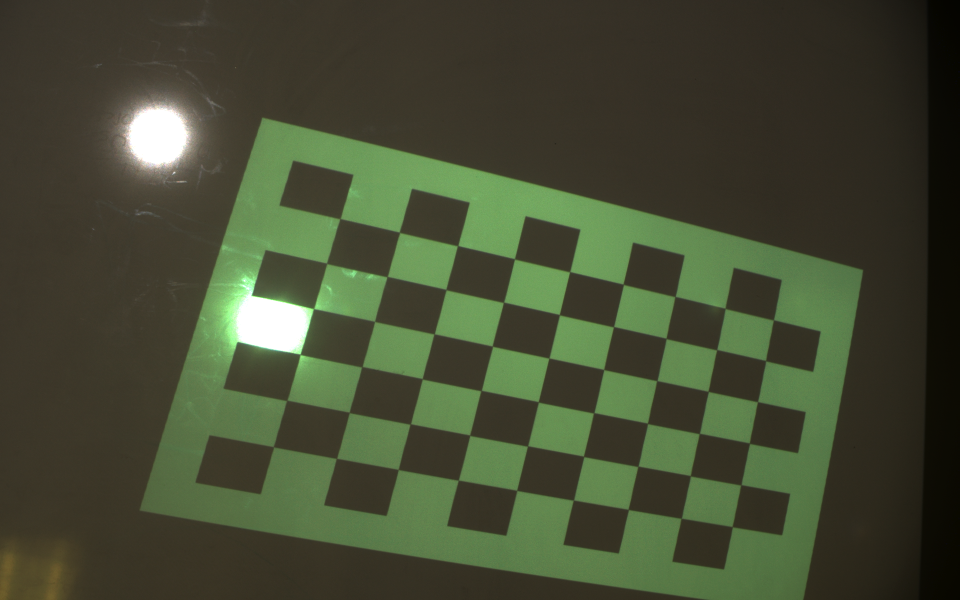
#> input picture projector-calibration/captured_images/1.png, 1920 x 1200 px (shown at 1/2 size); its folder holds only this picture in this run
$ python ProjectorCalibrate.py
#> lines starting #> are read from the running program, lines starting #| are printed output that depends on the picture
import numpy as np
import cv2
import os
import zivid
from scipy.interpolate import griddata
import glob
import random
np.set_printoptions(suppress=True)


class ProjectorCalibrate:

    def __init__(self, cols, rows, images, zdf, camera_intrinsics, distortion_coeffsients, projector_res_width, projector_res_height,method = 'corner', images_to_iterate = None, flags= None, number_shuffled_iteration = 3, number_under_len = 3, square_size = 90, interpolate_method = 'nearest', interpolate_number=20):
        self.cols = cols
        self.rows = rows
        self.images = images
        self.images_to_iterate = len(images) if images_to_iterate == None else images_to_iterate
        self.zdf = zdf
        self.method = method
        self.camera_intrinsics = camera_intrinsics
        self.distortion_coeffsients = distortion_coeffsients
        self.flags = flags
        self.checkerboard = (cols, rows)
        self.criteria = (cv2.TERM_CRITERIA_EPS + cv2.TERM_CRITERIA_MAX_ITER, 30, 0.001)
        self.projector_res_width = projector_res_width
        self.projector_res_height = projector_res_height
        self.square_size = square_size
        self.interpolate_method = interpolate_method
        self.interpolate_number = interpolate_number
        self.number_shuffled_iteration = number_shuffled_iteration
        self.number_under_len = number_under_len

    def Find_Chess_Board_Corners(self, fname):
#> called with fname = 0
        img = cv2.imread(self.images[fname])
#> img is the input picture: shape (1200, 1920, 3); mean B, G, R 51.6, 75.9, 68.6
        gray = cv2.cvtColor(img,cv2.COLOR_BGR2GRAY)
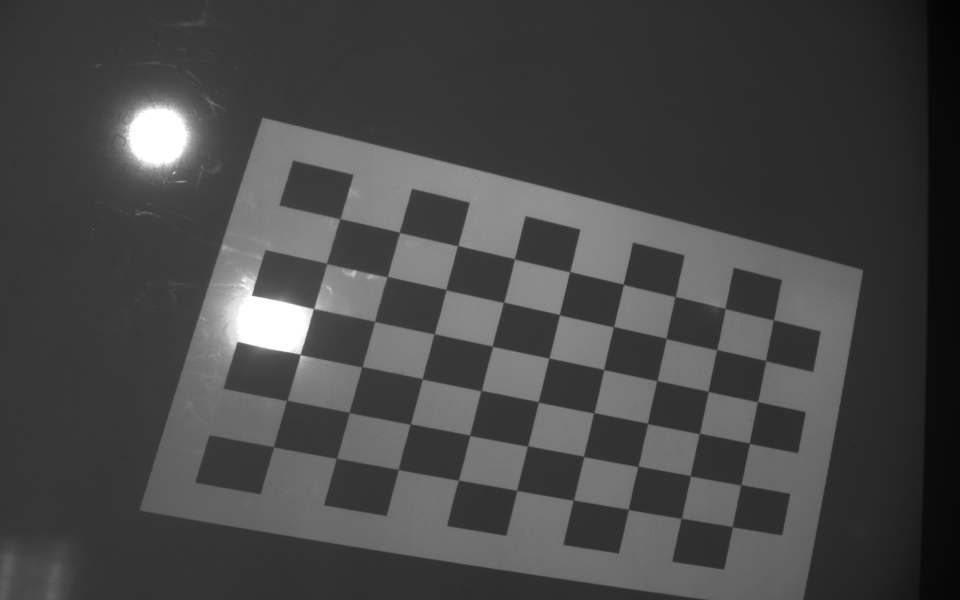
#> gray: shape (1200, 1920) (shown at 1/2 size); min 3, max 255, mean 70.9
        ret, corners = cv2.findChessboardCorners(gray, self.checkerboard, cv2.CALIB_CB_ADAPTIVE_THRESH + cv2.CALIB_CB_FAST_CHECK + cv2.CALIB_CB_NORMALIZE_IMAGE)
#> ret = True; corners = 54 rows, first 8: [681.8, 437], [798.4, 463.6], [915.5, 492], [1028.9, 516.8], [1139.9, 543.7], [1247.7, 567], [1350.5, 593.5], [1449.5, 623]
        if ret == True:
            corners2 = cv2.cornerSubPix(gray, corners, (11,11),(-1,-1), self.criteria)
#> corners2 = 54 rows, first 8: [680.6, 437.7], [799.4, 465.1], [915.8, 491.7], [1029.4, 518.2], [1139.8, 543.9], [1246.9, 569], [1350.5, 593.5], [1450.7, 617]

            return True, corners2, img
        if ret == False:
            print("No found corners in frame: ", self.images[fname])
            return False

    def Load_Zdf_Frames(self, fname):
        app = zivid.Application()
        frame = zivid.Frame(self.zdf[fname])
        point_cloud = frame.get_point_cloud().to_array()
        xyz = np.dstack([point_cloud["x"], point_cloud["y"], point_cloud["z"]])
        return xyz

    # [50 lines left out: functions Find_Center_Of_4_Coordinates, Save_Projector_Image_Coordinates, Interpolate_xyz, Re_Projection_Error, not called in this run]


    def ProjectorCalibrate(self):
        P_p_2d = []
        P_c_2d = []
        P_3d   = []
        P_3d_all = []
        P_3d_obj = []
        nan_pixels = 0

        for fname in range (0, self.images_to_iterate):
            P_3d = []
            corners2 = self.Find_Chess_Board_Corners(fname)[1]
            xyz = self.Load_Zdf_Frames(fname)
            if self.Find_Chess_Board_Corners(fname)[0] == True:
                print("Found corners in frame: ", self.images[fname])
                if self.method == "center":
                    corners2 = self.Find_Center_Of_4_Coordinates(corners2)
                    corners2 = np.reshape(corners2,((self.cols-1)*(self.rows-1),1,2))
                    P_p_2d.append(self.Find_Center_Of_4_Coordinates(self.Save_Projector_Image_Coordinates()))
                elif self.method == "corner":
                    P_p_2d.append(self.Save_Projector_Image_Coordinates())
                else:
                    print("Wrong method: Try center or corner.")
                P_c_2d.append(corners2)
                for i in range(len(corners2)):
                    if np.isnan(xyz[int(corners2[i][0][1])][int(corners2[i][0][0])]).any() == True:
                        nan_pixels += 1
                        P_3d.append(self.Interpolate_xyz(xyz,int(corners2[i][0][0]),int(corners2[i][0][1])))
                    else:
                        P_3d.append(xyz[int(corners2[i][0][1])][int(corners2[i][0][0])])

            P_3d_all.append(P_3d)
            P_3d_t = np.transpose(P_3d)
            centroid = np.average(P_3d_t,axis = 1)
            P_3d_c = (P_3d_t.T-np.average(P_3d_t,axis = 1)).T
            u, s, vh = np.linalg.svd(P_3d_c)
            P_3d_rotate_t = np.dot(np.transpose(u), P_3d_c)
            P_3d_obj.append(P_3d_rotate_t.T)

        P_3d_obj_plan = P_3d_obj

        P_3d_obj_plan = np.asarray(P_3d_obj_plan)
        P_3d_all = np.asarray(P_3d_all)
        P_3d_obj = np.asarray(P_3d_obj)
        P_p_2d = np.asarray(P_p_2d)
        P_c_2d = np.asarray(P_c_2d)

        P_3d_obj[:,:,2] = 0

        P_3d_all = P_3d_all.astype('float32')
        P_3d_obj = P_3d_obj.astype('float32')
        P_p_2d = P_p_2d.astype('float32')
        P_c_2d = P_c_2d.astype('float32')

        result_flag = []
        result_noflag = []
        index = []

        for i in range (self.images_to_iterate-self.number_under_len, self.images_to_iterate):
            for j in range(1,self.number_shuffled_iteration):
                P_3d_obj_shuffle, P_c_2d_shuffle, P_p_2d_shuffle  = zip(*random.sample(list(zip(P_3d_obj, P_c_2d, P_p_2d)), i))

                mask = (np.isin(P_3d_obj, P_3d_obj_shuffle))

                for k in range(0, len(mask)):
                    if mask[k].all():
                        index.append(self.images[k])

                ret, mtx, dist, rvecs, tvecs = cv2.calibrateCamera(P_3d_obj_shuffle, P_p_2d_shuffle,(self.projector_res_width,self.projector_res_height), None, None, None, None, self.flags, self.criteria)
                retval, cameraMatrix1, distCoeffs1, cameraMatrix2, distCoeffs2, R, T, E, F = cv2.stereoCalibrate(P_3d_obj_shuffle, P_c_2d_shuffle, P_p_2d_shuffle, self.camera_intrinsics, self.distortion_coeffsients, mtx, dist, (self.projector_res_width,self.projector_res_height))

                print("With OpenCvs flag: ","Number of extracted frames: ", (i+1),"iteration No: ", j, ret,retval)

                result_flag.append([ret, retval, mtx,dist, self.Re_Projection_Error(P_p_2d_shuffle,P_3d_obj_shuffle,rvecs,tvecs, mtx,dist)[0],self.Re_Projection_Error(P_p_2d_shuffle,P_3d_obj_shuffle,rvecs,tvecs, mtx,dist)[1], R, T, (i+1), j])

                ret, mtx, dist, rvecs, tvecs = cv2.calibrateCamera(P_3d_obj_shuffle, P_p_2d_shuffle,(self.projector_res_width,self.projector_res_height), None, None, None, None, None, self.criteria)
                retval, cameraMatrix1, distCoeffs1, cameraMatrix2, distCoeffs2, R, T, E, F = cv2.stereoCalibrate(P_3d_obj_shuffle, P_c_2d_shuffle, P_p_2d_shuffle, self.camera_intrinsics, self.distortion_coeffsients, mtx, dist, (self.projector_res_width,self.projector_res_height))

                print("With no OpenCvs flag: ","Number of extracted frames: ", (i+1),"iteration No: ", j, ret,retval)

                result_noflag.append([ret,retval, mtx,dist, self.Re_Projection_Error(P_p_2d_shuffle,P_3d_obj_shuffle,rvecs,tvecs, mtx,dist)[0],self.Re_Projection_Error(P_p_2d_shuffle,P_3d_obj_shuffle,rvecs,tvecs, mtx,dist)[1], R, T, (i+1), j])

        result_flag  = np.reshape(result_flag,(self.number_under_len,self.number_shuffled_iteration-1,10))
        result_noflag  = np.reshape(result_noflag,(self.number_under_len,self.number_shuffled_iteration-1,10))
        best_result_flag = []
        best_result_noflag = []
        for i in range (0, self.number_under_len):
            ret_projcalib, ret_stereocalib, proj_intrinsics, proj_dist, mean_reprojection,reprojection_in_frame, Rotation_matrix, Translation_vector, no_images, iteration = zip(*sorted(zip(result_flag[:,:,0][i], result_flag[:,:,1][i], result_flag[:,:,2][i], result_flag[:,:,3][i], result_flag[:,:,4][i], result_flag[:,:,5][i],result_flag[:,:,6][i],result_flag[:,:,7][i], result_flag[:,:,8][i], result_flag[:,:,9][i])))
            best_result_flag.append([ret_projcalib[0], ret_stereocalib[0], proj_intrinsics[0], proj_dist[0], mean_reprojection[0], reprojection_in_frame[0], Rotation_matrix[0], Translation_vector[0], no_images[0], iteration[0]])

            ret_projcalib, ret_stereocalib, proj_intrinsics, proj_dist, mean_reprojection,reprojection_in_frame, Rotation_matrix, Translation_vector, no_images, iteration = zip(*sorted(zip(result_noflag[:,:,0][i], result_noflag[:,:,1][i], result_noflag[:,:,2][i], result_noflag[:,:,3][i], result_noflag[:,:,4][i], result_noflag[:,:,5][i],result_noflag[:,:,6][i],result_noflag[:,:,7][i], result_noflag[:,:,8][i], result_noflag[:,:,9][i])))
            best_result_noflag.append([ret_projcalib[0], ret_stereocalib[0], proj_intrinsics[0], proj_dist[0], mean_reprojection[0], reprojection_in_frame[0], Rotation_matrix[0], Translation_vector[0], no_images[0], iteration[0]])

        best_result_flag = np.asarray(best_result_flag)
        best_result_noflag = np.asarray(best_result_noflag)
        sorted_best_result_flag = []
        sorted_best_result_noflag = []

        ret_projcalib, ret_stereocalib, proj_intrinsics, proj_dist, mean_reprojection,reprojection_in_frame, Rotation_matrix, Translation_vector, no_images, iteration = zip(*sorted(zip(best_result_flag[:,0], best_result_flag[:,1], best_result_flag[:,2], best_result_flag[:,3], best_result_flag[:,4], best_result_flag[:,5], best_result_flag[:,6], best_result_flag[:,7], best_result_flag[:,8], best_result_flag[:,9] )))
        for i in range (0, self.number_under_len):
            sorted_best_result_flag.append([ret_projcalib[i], ret_stereocalib[i], proj_intrinsics[i], proj_dist[i], mean_reprojection[i], reprojection_in_frame[i], Rotation_matrix[i], Translation_vector[i], no_images[i], iteration[i]])

        ret_projcalib, ret_stereocalib, proj_intrinsics, proj_dist, mean_reprojection,reprojection_in_frame, Rotation_matrix, Translation_vector, no_images, iteration = zip(*sorted(zip(best_result_noflag[:,0], best_result_noflag[:,1], best_result_noflag[:,2], best_result_noflag[:,3], best_result_noflag[:,4], best_result_noflag[:,5], best_result_noflag[:,6], best_result_noflag[:,7], best_result_noflag[:,8], best_result_noflag[:,9] )))
        for i in range (0, self.number_under_len):
            sorted_best_result_noflag.append([ret_projcalib[i], ret_stereocalib[i], proj_intrinsics[i], proj_dist[i], mean_reprojection[i], reprojection_in_frame[i], Rotation_matrix[i], Translation_vector[i], no_images[i], iteration[i]])


        '''ret, mtx, dist, rvecs, tvecs = cv2.calibrateCamera(P_3d_obj, P_p_2d,(self.projector_res_width,self.projector_res_height), None, self.criteria)
        retval, cameraMatrix1, distCoeffs1, cameraMatrix2, distCoeffs2, R, T, E, F = cv2.stereoCalibrate(P_3d_obj, P_c_2d, P_p_2d, self.camera_intrinsics, self.distortion_coeffsients, mtx, dist, (self.projector_res_width,self.projector_res_height))
        print("No flags:" , k, ret, retval, dist)'''
        return sorted_best_result_flag, sorted_best_result_noflag, P_3d_all, P_3d_obj_plan
def main():
    #Test parameters, see explaination of parameters in "Calibrate.py"
    cols = 9
    rows = 6
    images = glob.glob('captured_images/*.png')
    zdf = glob.glob('zdf/*.zdf')
    method = 'center'
    camera_intrinsics = np.array([[2767.193359, 0 , 942.942505], [0, 2766.449119, 633.898],[0, 0, 1]])
    distortion_coeffsients = np.array([[-0.26513, 0.282772, 0.000767328, 0.000367037,0]])
    flags = cv2.CALIB_ZERO_TANGENT_DIST
    projector_res_width = 1024
    projector_res_height = 768
    square_size = 90
    interpolate_method = 'nearest'
    interpolate_number = 50
    images_to_iterate = 21
    number_shuffled_iteration = 5
    number_under_len = 3

    Calib = ProjectorCalibrate(cols, rows, images, zdf, camera_intrinsics, distortion_coeffsients, projector_res_width, projector_res_height,method, images_to_iterate, flags, number_shuffled_iteration, number_under_len, square_size, interpolate_method, interpolate_number)

    Calib.ProjectorCalibrate()
#> (the call stopped at in Load_Zdf_Frames, `app = zivid.Application()`: zivid is not available in this run)


if __name__ == "__main__":

    main()

$ run again, on projector-calibration/captured_images/13.png
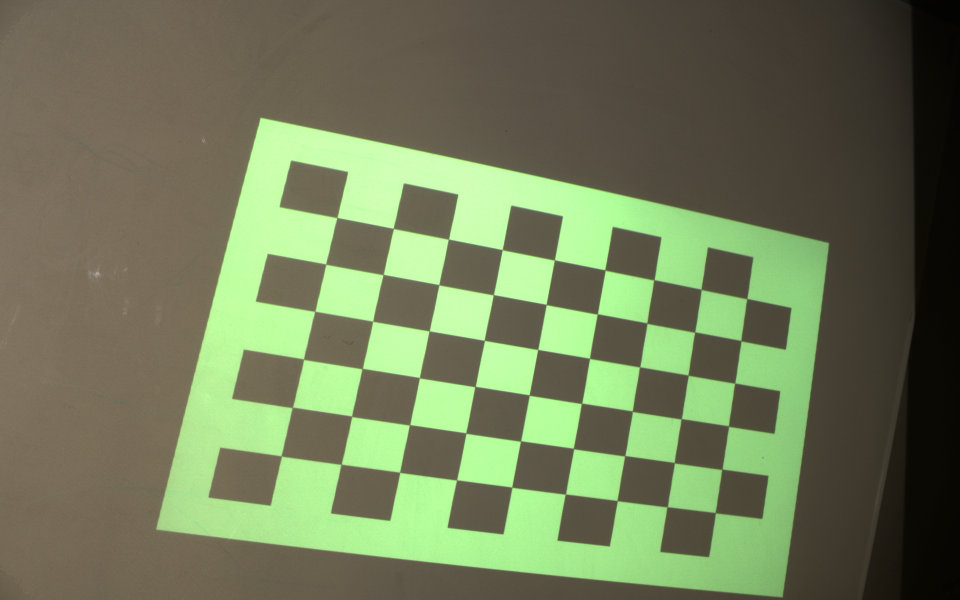
#> input picture projector-calibration/captured_images/13.png, 1920 x 1200 px (shown at 1/2 size)
#> in Find_Chess_Board_Corners, img is the input picture: shape (1200, 1920, 3); mean B, G, R 88.3, 123, 111.7
#> in Find_Chess_Board_Corners, `gray = cv2.cvtColor(img,cv2.COLOR_BGR2GRAY)`:
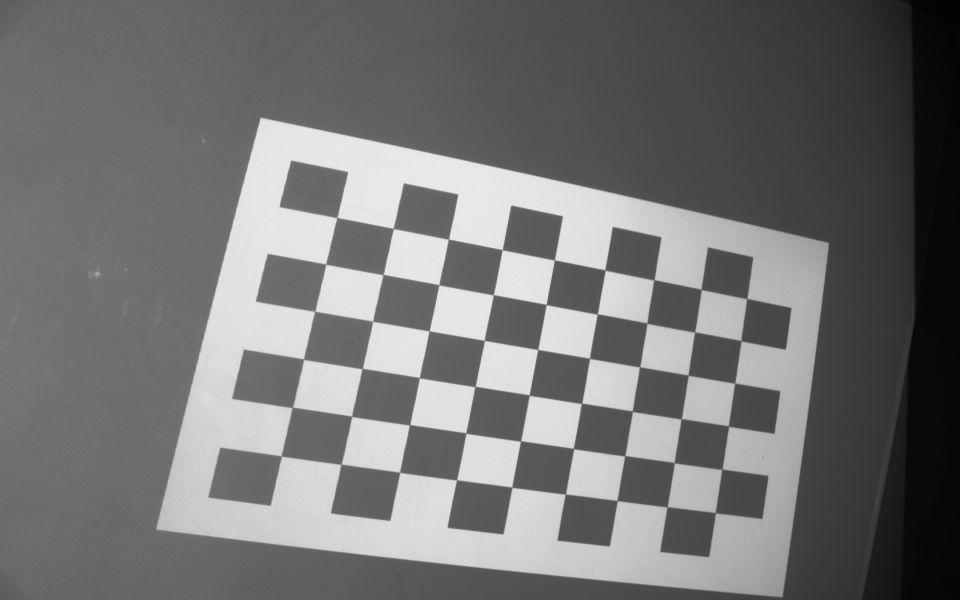
#> gray: shape (1200, 1920) (shown at 1/2 size); min 2, max 236, mean 115.7
#> ret = True; corners = 54 rows, first 8: [673.8, 435.6], [786.8, 456.9], [897.6, 478.5], [1005, 500], [1109, 520.4], [1210.4, 540.3], [1308.6, 559.8], [1403, 579.1]
#> in Find_Chess_Board_Corners, `corners2 = cv2.cornerSubPix(gray, corners, (11,11),(-1,-1), self.crite..`: corners2 = 54 rows, first 8: [674.3, 435.5], [787.1, 457.3], [897.4, 478.7], [1004.8, 499.8], [1109.2, 520.4], [1210.4, 540.5], [1308.2, 560.1], [1402.8, 579.1]

$ run again, on projector-calibration/captured_images/14.png
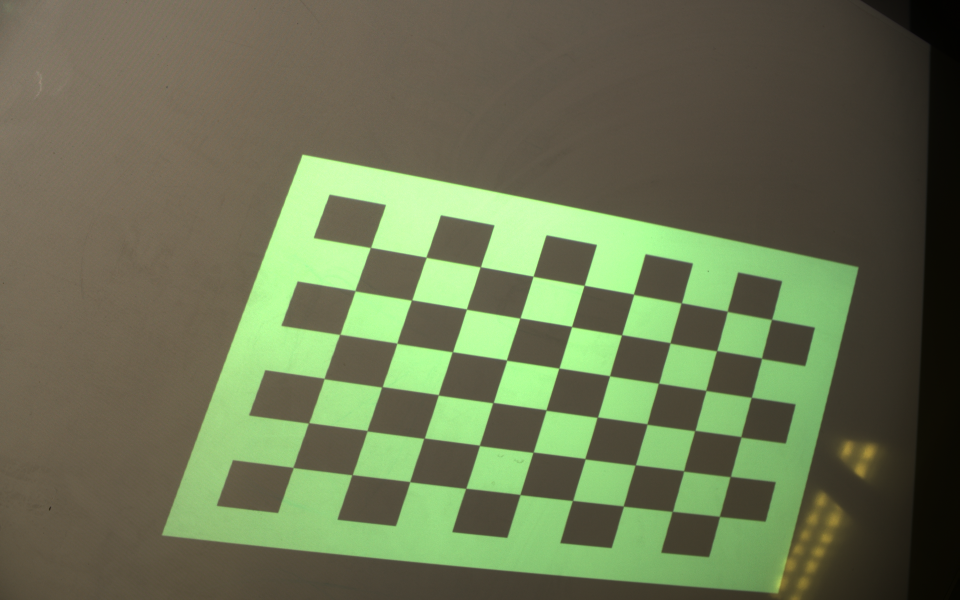
#> input picture projector-calibration/captured_images/14.png, 1920 x 1200 px (shown at 1/2 size)
#> in Find_Chess_Board_Corners, img is the input picture: shape (1200, 1920, 3); mean B, G, R 81.5, 114, 104.9
#> in Find_Chess_Board_Corners, `gray = cv2.cvtColor(img,cv2.COLOR_BGR2GRAY)`:
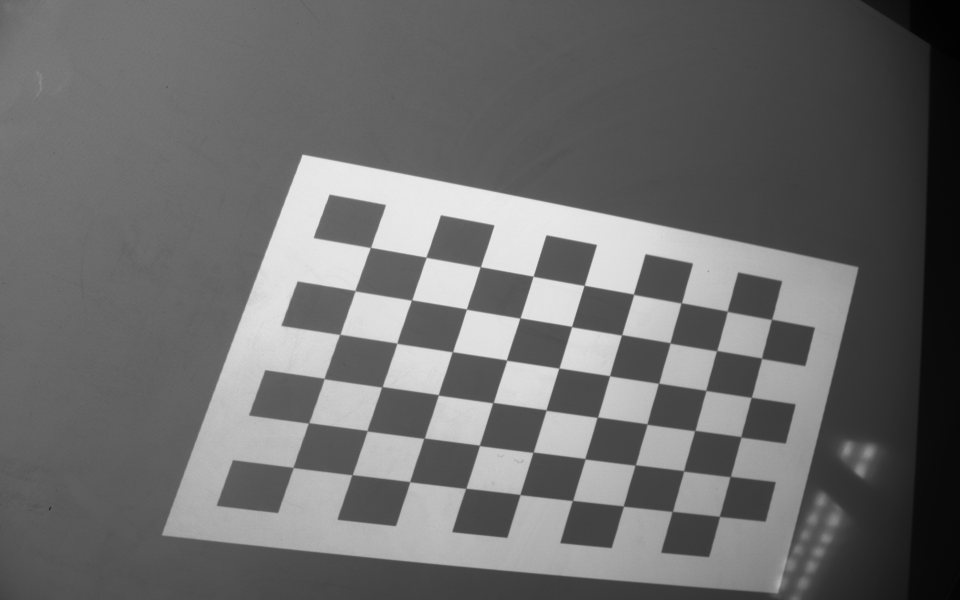
#> gray: shape (1200, 1920) (shown at 1/2 size); min 1, max 236, mean 107.6
#> ret = True; corners = 54 rows, first 8: [740.9, 496.8], [853.1, 514.5], [961, 534], [1067.9, 551.2], [1168.7, 570.8], [1267.6, 589], [1363.2, 606.4], [1454.2, 623.8]
#> in Find_Chess_Board_Corners, `corners2 = cv2.cornerSubPix(gray, corners, (11,11),(-1,-1), self.crite..`: corners2 = 54 rows, first 8: [741.5, 495.4], [852.7, 514.9], [961.1, 534.1], [1066.6, 552.9], [1168.8, 571.1], [1267.6, 588.9], [1362.9, 606.3], [1455, 622.9]

$ run again, on projector-calibration/captured_images/15.png
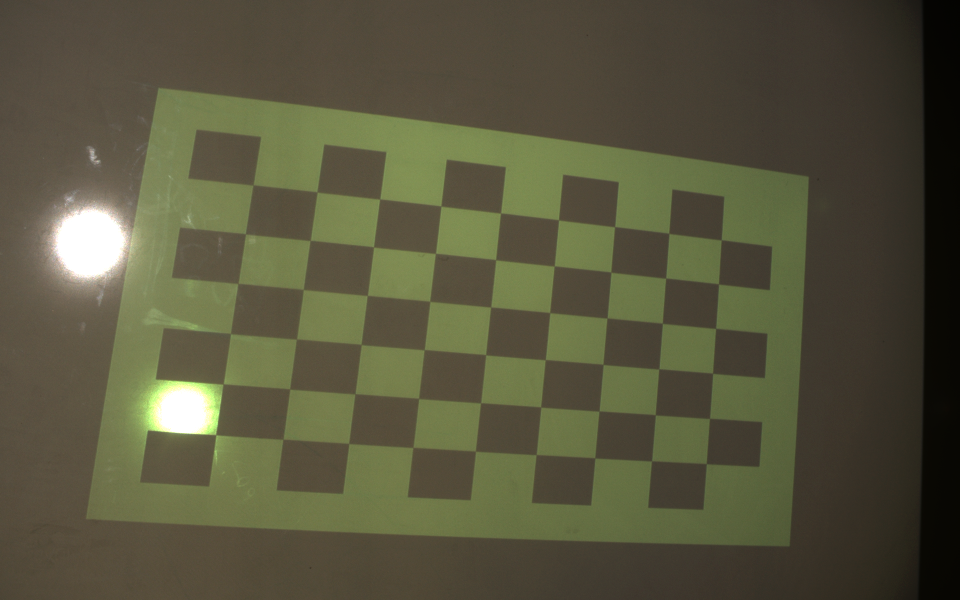
#> input picture projector-calibration/captured_images/15.png, 1920 x 1200 px (shown at 1/2 size)
#> in Find_Chess_Board_Corners, img is the input picture: shape (1200, 1920, 3); mean B, G, R 61.6, 85.8, 87.5
#> in Find_Chess_Board_Corners, `gray = cv2.cvtColor(img,cv2.COLOR_BGR2GRAY)`:
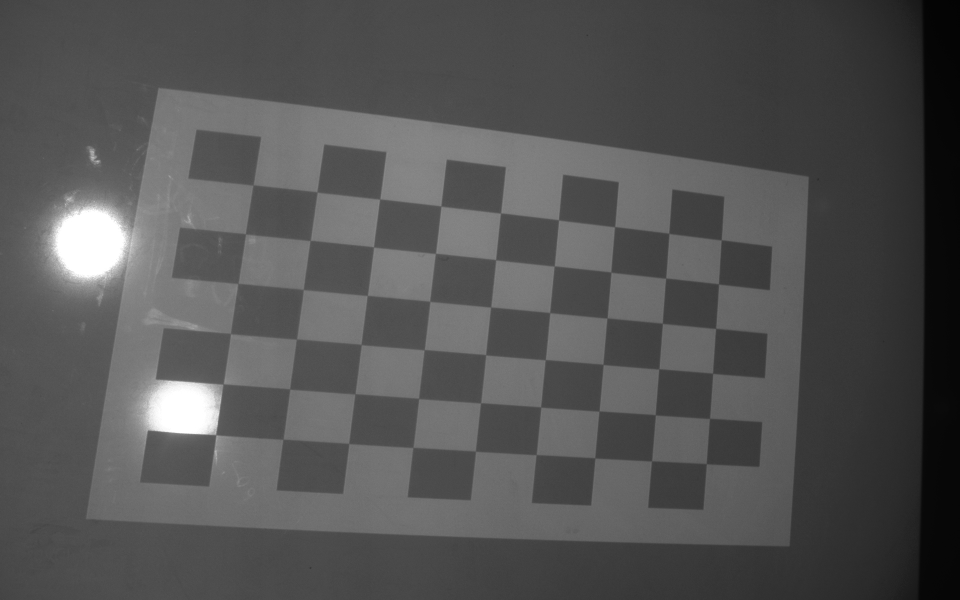
#> gray: shape (1200, 1920) (shown at 1/2 size); min 3, max 255, mean 83.5
#> ret = True; corners = 54 rows, first 8: [506.5, 370.7], [634.6, 384.7], [760.1, 398.6], [882.5, 412.5], [1001.4, 426.5], [1117.6, 440.5], [1229.5, 453.7], [1338, 467]
#> in Find_Chess_Board_Corners, `corners2 = cv2.cornerSubPix(gray, corners, (11,11),(-1,-1), self.crite..`: corners2 = 54 rows, first 8: [506.5, 370.4], [634.4, 384.4], [759.8, 398.5], [882.4, 412.6], [1001.6, 426.5], [1117.5, 440.3], [1229.6, 454], [1338.1, 467.1]
